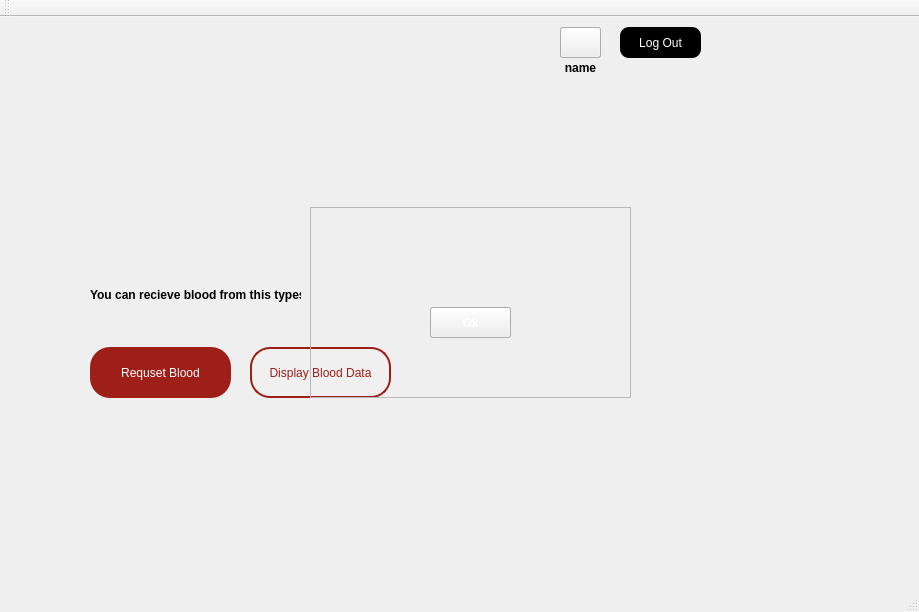
<?xml version="1.0" encoding="UTF-8"?>
<ui version="4.0">
 <class>RecipientInterfaceClass</class>
 <widget class="QMainWindow" name="RecipientInterfaceClass">
  <property name="geometry">
   <rect>
    <x>0</x>
    <y>0</y>
    <width>919</width>
    <height>612</height>
   </rect>
  </property>
  <property name="windowTitle">
   <string>Blood Bank Management System</string>
  </property>
  <property name="windowIcon">
   <iconset resource="RecipientReg.qrc">
    <normaloff>:/RecipientReg/toppng.com-blood-donation-png-picture-blood-donation-logo-3209x3905.png</normaloff>:/RecipientReg/toppng.com-blood-donation-png-picture-blood-donation-logo-3209x3905.png</iconset>
  </property>
  <property name="styleSheet">
   <string notr="true"/>
  </property>
  <widget class="QWidget" name="centralWidget">
   <widget class="QLabel" name="name">
    <property name="geometry">
     <rect>
      <x>0</x>
      <y>0</y>
      <width>921</width>
      <height>561</height>
     </rect>
    </property>
    <property name="styleSheet">
     <string notr="true"/>
    </property>
    <property name="text">
     <string/>
    </property>
    <property name="pixmap">
     <pixmap resource="RecipientReg.qrc">:/RecipientReg/first1.jpg</pixmap>
    </property>
    <property name="scaledContents">
     <bool>true</bool>
    </property>
   </widget>
   <widget class="QPushButton" name="accountM">
    <property name="geometry">
     <rect>
      <x>560</x>
      <y>10</y>
      <width>41</width>
      <height>31</height>
     </rect>
    </property>
    <property name="cursor">
     <cursorShape>PointingHandCursor</cursorShape>
    </property>
    <property name="styleSheet">
     <string notr="true">border-image:url(:/RecipientReg/avatar_man.png)</string>
    </property>
    <property name="text">
     <string/>
    </property>
   </widget>
   <widget class="QPushButton" name="accountF">
    <property name="geometry">
     <rect>
      <x>560</x>
      <y>10</y>
      <width>41</width>
      <height>31</height>
     </rect>
    </property>
    <property name="cursor">
     <cursorShape>PointingHandCursor</cursorShape>
    </property>
    <property name="styleSheet">
     <string notr="true">border-image:url(:/RecipientReg/avatar_woman.png)</string>
    </property>
    <property name="text">
     <string/>
    </property>
   </widget>
   <widget class="QPushButton" name="logout">
    <property name="geometry">
     <rect>
      <x>620</x>
      <y>10</y>
      <width>81</width>
      <height>31</height>
     </rect>
    </property>
    <property name="cursor">
     <cursorShape>PointingHandCursor</cursorShape>
    </property>
    <property name="styleSheet">
     <string notr="true">background-color:black;
border-style:solid;
border-width:0px;
border-color: rgb(220, 3, 6);
border-radius:9px;
color: white;
font: 700 8pt &quot;Arial&quot;;</string>
    </property>
    <property name="text">
     <string>Log Out</string>
    </property>
   </widget>
   <widget class="QPushButton" name="pushButton">
    <property name="geometry">
     <rect>
      <x>90</x>
      <y>330</y>
      <width>141</width>
      <height>51</height>
     </rect>
    </property>
    <property name="cursor">
     <cursorShape>PointingHandCursor</cursorShape>
    </property>
    <property name="styleSheet">
     <string notr="true">background-color:rgb(158, 30, 24);
border-style:solid;
border-width:0px;
border-color: rgb(220, 3, 6);
border-radius:20px;
color: white;
font: 700 8pt &quot;Arial&quot;;</string>
    </property>
    <property name="text">
     <string>Requset Blood</string>
    </property>
   </widget>
   <widget class="QPushButton" name="pushButton_2">
    <property name="geometry">
     <rect>
      <x>250</x>
      <y>330</y>
      <width>141</width>
      <height>51</height>
     </rect>
    </property>
    <property name="cursor">
     <cursorShape>PointingHandCursor</cursorShape>
    </property>
    <property name="styleSheet">
     <string notr="true">background-color:rgb(240, 240, 240);
border-style:solid;
border-width:2px;
border-color: rgb(158, 30, 24);
border-radius:20px;
color: rgb(158, 30, 24);;
font: 700 8pt &quot;Arial&quot;;</string>
    </property>
    <property name="text">
     <string>Display Blood Data</string>
    </property>
   </widget>
   <widget class="QFrame" name="pop">
    <property name="geometry">
     <rect>
      <x>310</x>
      <y>190</y>
      <width>321</width>
      <height>191</height>
     </rect>
    </property>
    <property name="styleSheet">
     <string notr="true">border-image:url(:/RecipientReg/profile2.png)</string>
    </property>
    <property name="frameShape">
     <enum>QFrame::StyledPanel</enum>
    </property>
    <property name="frameShadow">
     <enum>QFrame::Raised</enum>
    </property>
    <widget class="QPushButton" name="pushButton_3">
     <property name="geometry">
      <rect>
       <x>120</x>
       <y>100</y>
       <width>81</width>
       <height>31</height>
      </rect>
     </property>
     <property name="font">
      <font>
       <bold>true</bold>
      </font>
     </property>
     <property name="cursor">
      <cursorShape>PointingHandCursor</cursorShape>
     </property>
     <property name="styleSheet">
      <string notr="true">border-image:url(:/RecipientReg/Rectanglered.png);
color:white</string>
     </property>
     <property name="text">
      <string>Request</string>
     </property>
    </widget>
   </widget>
   <widget class="QFrame" name="pop_2">
    <property name="geometry">
     <rect>
      <x>310</x>
      <y>190</y>
      <width>321</width>
      <height>191</height>
     </rect>
    </property>
    <property name="styleSheet">
     <string notr="true">border-image:url(:/RecipientReg/UN.png)</string>
    </property>
    <property name="frameShape">
     <enum>QFrame::StyledPanel</enum>
    </property>
    <property name="frameShadow">
     <enum>QFrame::Raised</enum>
    </property>
    <widget class="QPushButton" name="pushButton_4">
     <property name="geometry">
      <rect>
       <x>120</x>
       <y>100</y>
       <width>81</width>
       <height>31</height>
      </rect>
     </property>
     <property name="font">
      <font>
       <bold>true</bold>
      </font>
     </property>
     <property name="cursor">
      <cursorShape>PointingHandCursor</cursorShape>
     </property>
     <property name="styleSheet">
      <string notr="true">border-image:url(:/RecipientReg/Rectanglered.png);
color:white</string>
     </property>
     <property name="text">
      <string>Ok</string>
     </property>
    </widget>
   </widget>
   <widget class="QLabel" name="user">
    <property name="geometry">
     <rect>
      <x>530</x>
      <y>40</y>
      <width>101</width>
      <height>21</height>
     </rect>
    </property>
    <property name="font">
     <font>
      <bold>true</bold>
     </font>
    </property>
    <property name="text">
     <string>name</string>
    </property>
    <property name="alignment">
     <set>Qt::AlignCenter</set>
    </property>
   </widget>
   <widget class="QLabel" name="label">
    <property name="geometry">
     <rect>
      <x>90</x>
      <y>270</y>
      <width>211</width>
      <height>16</height>
     </rect>
    </property>
    <property name="font">
     <font>
      <bold>true</bold>
     </font>
    </property>
    <property name="text">
     <string>You can recieve blood from this types:</string>
    </property>
   </widget>
   <zorder>name</zorder>
   <zorder>accountM</zorder>
   <zorder>accountF</zorder>
   <zorder>logout</zorder>
   <zorder>pushButton</zorder>
   <zorder>pushButton_2</zorder>
   <zorder>user</zorder>
   <zorder>label</zorder>
   <zorder>pop</zorder>
   <zorder>pop_2</zorder>
  </widget>
  <widget class="QMenuBar" name="menuBar">
   <property name="geometry">
    <rect>
     <x>0</x>
     <y>0</y>
     <width>919</width>
     <height>22</height>
    </rect>
   </property>
  </widget>
  <widget class="QToolBar" name="mainToolBar">
   <attribute name="toolBarArea">
    <enum>TopToolBarArea</enum>
   </attribute>
   <attribute name="toolBarBreak">
    <bool>false</bool>
   </attribute>
  </widget>
  <widget class="QStatusBar" name="statusBar"/>
 </widget>
 <layoutdefault spacing="6" margin="11"/>
 <resources>
  <include location="RecipientReg.qrc"/>
 </resources>
 <connections/>
</ui>
